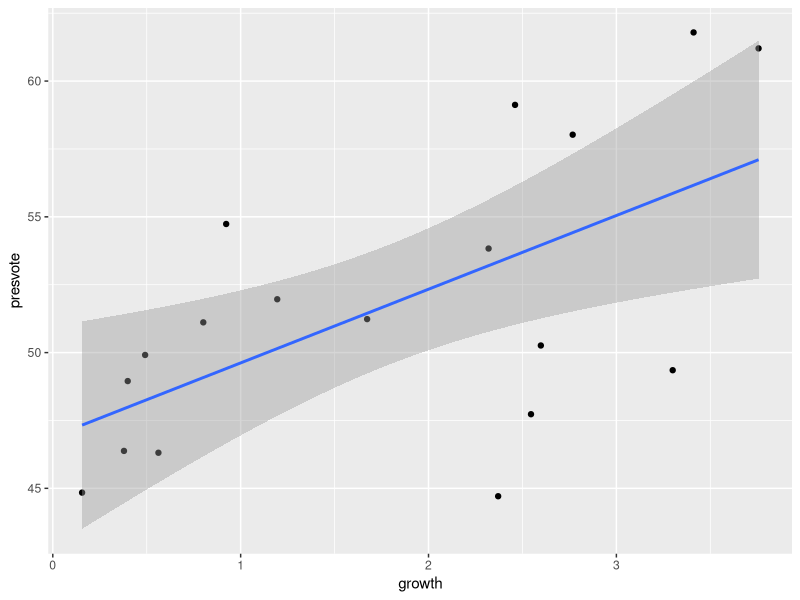
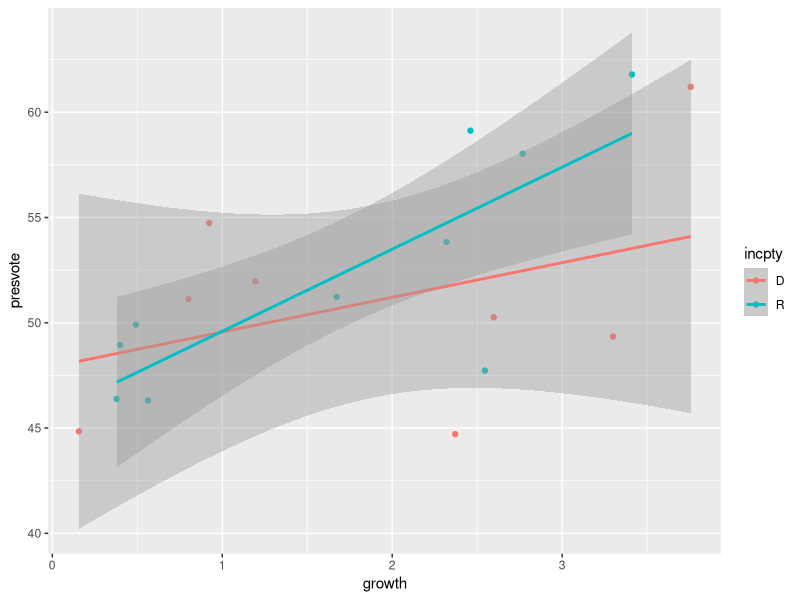
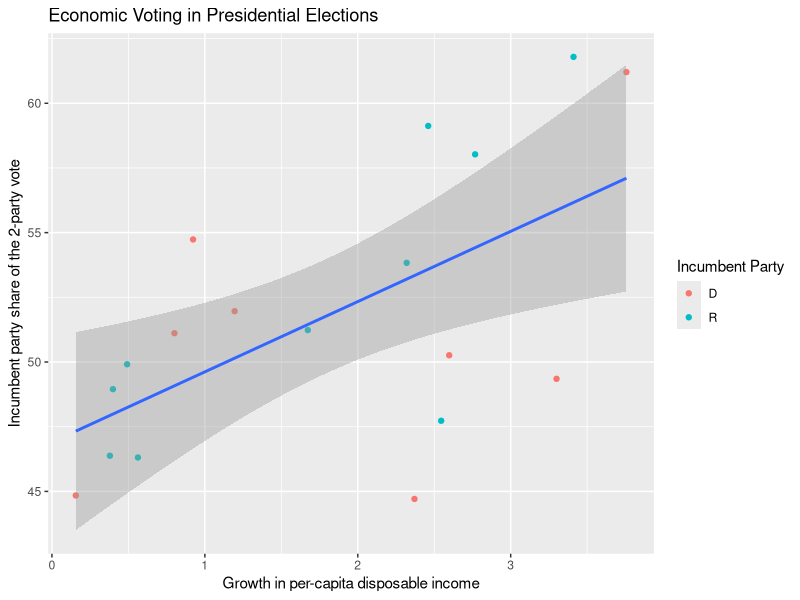

Here is the R script that generated these plots, in order:
library(ggplot2)

potusdata <- read.csv("data/potusdata.csv")

ggplot(data = potusdata, aes(x = growth, y = presvote)) +
  geom_point() +
  geom_smooth(method = "lm")

ggplot(data = potusdata, aes(x = growth, y = presvote, color = incpty)) +
  geom_point() +
  geom_smooth(method = "lm")

ggplot(data = potusdata, aes(x = growth, y = presvote)) +
  geom_point(aes(color = incpty)) +
  geom_smooth(method = "lm") +
  labs(x = "Growth in per-capita disposable income",
       y = "Incumbent party share of the 2-party vote",
       y = "Incumbent party share of the 2-party vote",
       color = "Incumbent Party",
       title = "Economic Voting in Presidential Elections")